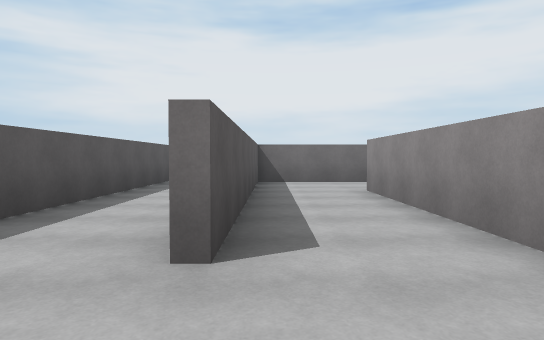
view 1 (above)

17 first-person views from a walk through a scene from a Unity 3-D project. The camera is 1.3 m above the floor, tilts 2° down and sees 75° across. The floor is counted in squares, 2 m on a side. Each view is taken from the middle of a square. On the plan, view 1 faces up. The plan holds only what a view shows up to about 10 squares ahead; the rest is blank. The place goes on beyond the plan. The player character is not drawn.

view 2
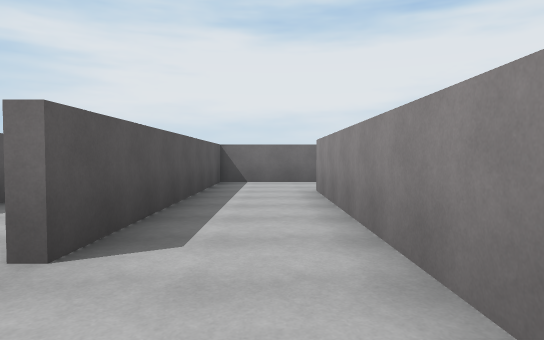

view 3
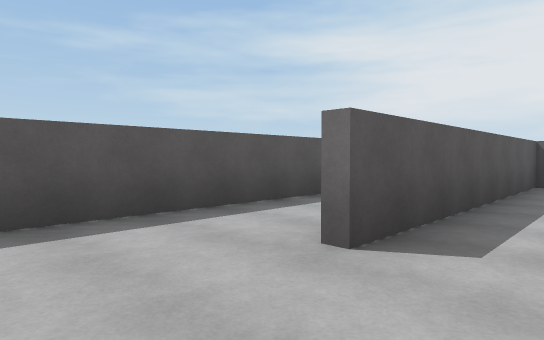

view 4
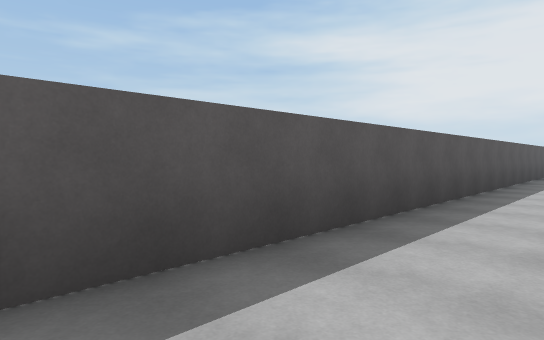

view 5
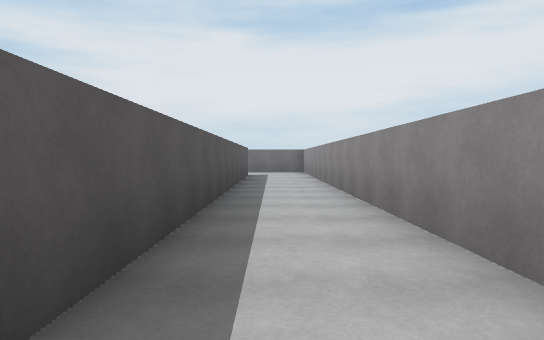

view 6
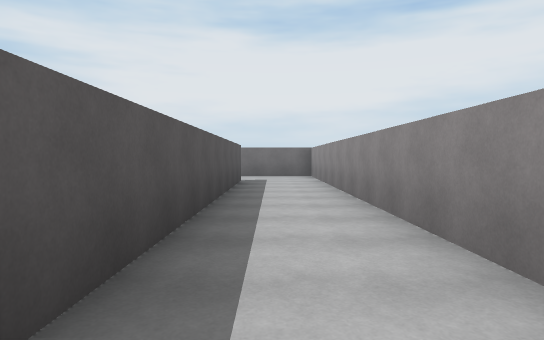

view 7
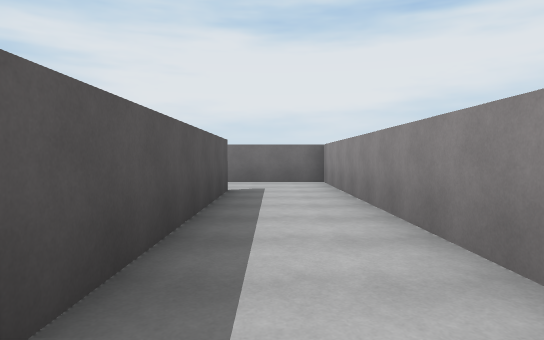

view 8
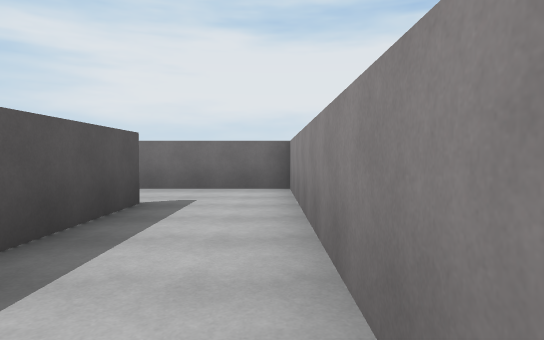

view 9
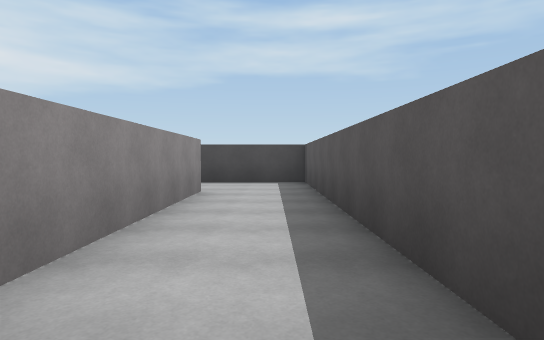

view 10
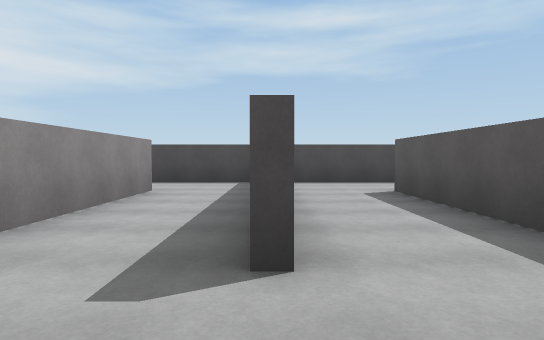

view 11
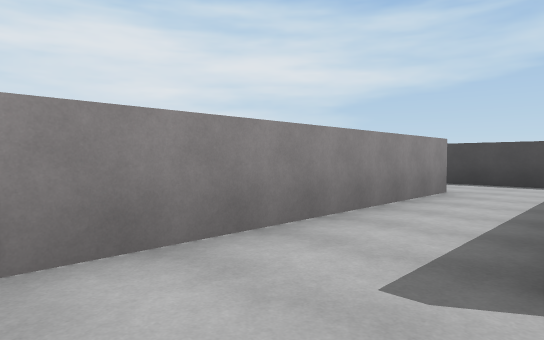

view 12
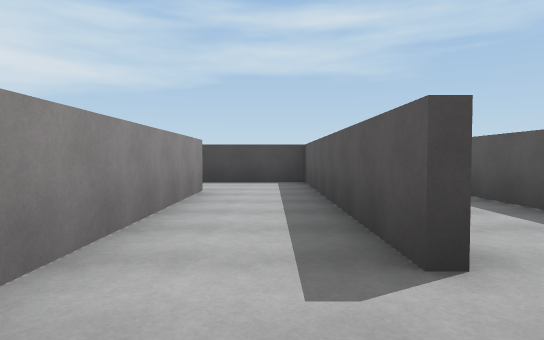

view 13
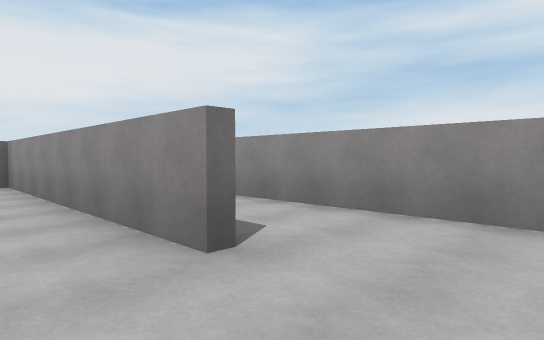

view 14
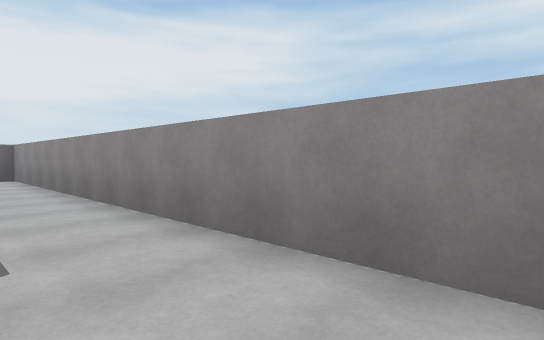

view 15
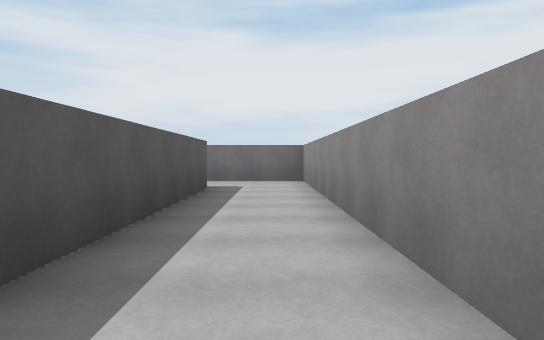

view 16
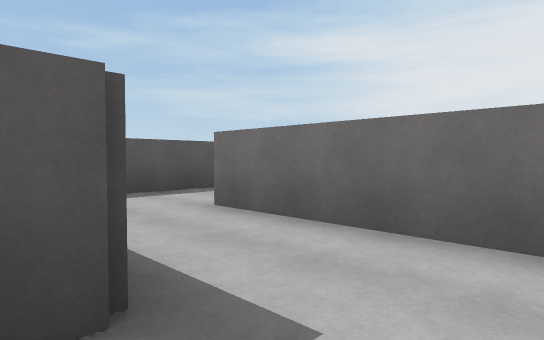

view 17
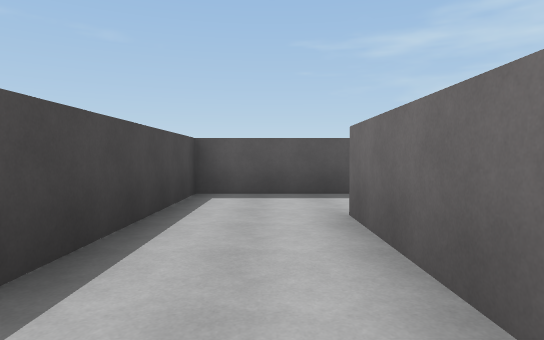

### Floor plan
Ten units are one square. View 1 is at (0, 0); x grows to the right and y downward. Boxes are objects, and circles mark ways between rooms. Rooms are numbered by the first view taken in them; rooms with no view inside come last. Other rooms are left out.
<svg viewBox="-44 -249 118 258">
<path fill="none" stroke="#000" d="M-6 -108 -6 -244 -39 -244M16 -94 -4 -94 -4 -21M-6 -21 -6 -72M19 -10 19 -70M-29 -220 -29 4 15 4M21 -70 21 4 52 4M44 -19 44 -94M26 -94 16 -94M46 -98 46 -38M69 -1 69 -119 20 -119M-4 -116 -4 -96 42 -96"/>
<circle cx="20" cy="-85" r="3" fill="#2a7"/>
<circle cx="50" cy="-5" r="3" fill="#2a7"/>
<text x="-10" y="-110">1</text>
<text x="30" y="-50">2</text>
<text x="60" y="-70">3</text>
</svg>
Room 1 opens to room 2. Room 2 opens to room 3.

Where each view was taken, in squares from view 1:
view 1: 0 up, 0 right, facing up
view 2: 0 up, 1 right, facing up
view 3: 0 up, 1 right, facing up-left
view 4: 6 up, 1 left, facing up-left
view 5: 9 up, 2 left, facing up
view 6: 12 up, 2 left, facing up
view 7: 15 up, 2 left, facing up
view 8: 17 up, 1 left, facing up
view 9: 9 up, 2 left, facing down
view 10: 9 up, 2 right, facing down
view 11: 9 up, 2 right, facing down-right
view 12: 9 up, 3 right, facing down
view 13: 0 up, 3 right, facing up-right
view 14: 0 up, 5 right, facing up-right
view 15: 2 up, 6 right, facing up
view 16: 9 up, 6 right, facing up-left
view 17: 11 up, 6 right, facing left
